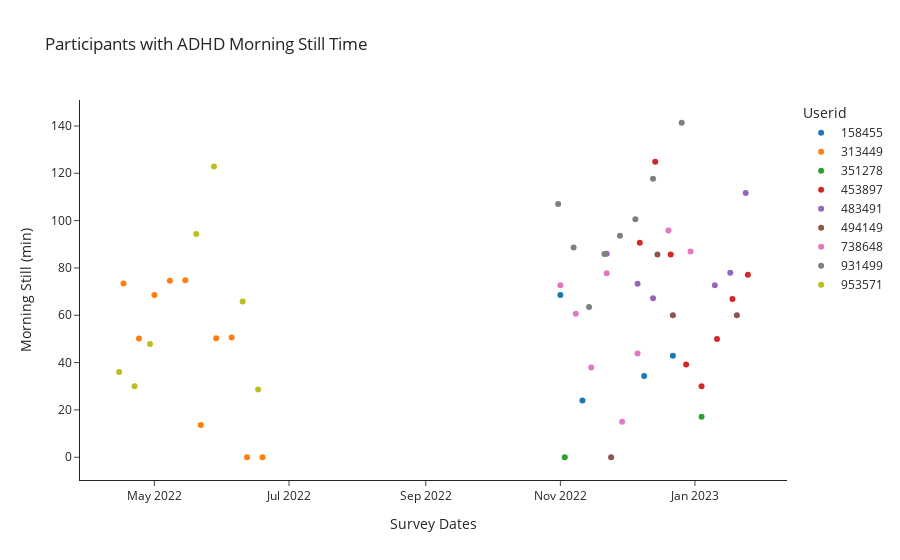

The notebook cell saved with this chart:
### Code cell
dfADHD['Userid'] = dfADHD['Userid'].astype('category')

#tilt the date on the x-axis!!!!

fig = px.scatter(dfADHD, 
                 x = 'Survey Dates',
                 y = 'Still Morning',
                 template = 'simple_white', 
                hover_name = 'Userid', 
                 color = 'Userid',
                 labels = {"Still Morning": "Morning Still (min)"},
                 title= "Participants with ADHD Morning Still Time")

fig.show()

# fig.update_xaxes(tickangle = 30)

# fig.show()

### Figure 1 — Plotly figure (JSON) as saved in the notebook; plotly's stock layout.template omitted (floating-point values rounded to 4 significant figures)
{"data": [{"hovertemplate": "<b>%{hovertext}</b><br><br>Userid=158455<br>Survey Dates=%{x}<br>Morning Still (min)=%{y}<extra></extra>", "hovertext": [158455, 158455, 158455, 158455], "legendgroup": "158455", "marker": {"color": "#1F77B4", "symbol": "circle"}, "mode": "markers", "name": "158455", "orientation": "v", "showlegend": true, "type": "scatter", "x": ["2022-11-01", "2022-11-11", "2022-12-09", "2022-12-22"], "xaxis": "x", "y": [68.57, 24, 34.29, 42.86], "yaxis": "y"}, {"hovertemplate": "<b>%{hovertext}</b><br><br>Userid=313449<br>Survey Dates=%{x}<br>Morning Still (min)=%{y}<extra></extra>", "hovertext": [313449, 313449, 313449, 313449, 313449, 313449, 313449, 313449, 313449, 313449], "legendgroup": "313449", "marker": {"color": "#FF7F0E", "symbol": "circle"}, "mode": "markers", "name": "313449", "orientation": "v", "showlegend": true, "type": "scatter", "x": ["2022-04-17", "2022-04-24", "2022-05-01", "2022-05-08", "2022-05-15", "2022-05-22", "2022-05-29", "2022-06-05", "2022-06-12", "2022-06-19"], "xaxis": "x", "y": [73.47, 50.19, 68.57, 74.62, 74.8, 13.58, 50.32, 50.58, 0, 0], "yaxis": "y"}, {"hovertemplate": "<b>%{hovertext}</b><br><br>Userid=351278<br>Survey Dates=%{x}<br>Morning Still (min)=%{y}<extra></extra>", "hovertext": [351278, 351278], "legendgroup": "351278", "marker": {"color": "#2CA02C", "symbol": "circle"}, "mode": "markers", "name": "351278", "orientation": "v", "showlegend": true, "type": "scatter", "x": ["2022-11-03", "2023-01-04"], "xaxis": "x", "y": [0, 17.14], "yaxis": "y"}, {"hovertemplate": "<b>%{hovertext}</b><br><br>Userid=453897<br>Survey Dates=%{x}<br>Morning Still (min)=%{y}<extra></extra>", "hovertext": [453897, 453897, 453897, 453897, 453897, 453897, 453897, 453897], "legendgroup": "453897", "marker": {"color": "#D62728", "symbol": "circle"}, "mode": "markers", "name": "453897", "orientation": "v", "showlegend": true, "type": "scatter", "x": ["2022-12-07", "2022-12-14", "2022-12-21", "2022-12-28", "2023-01-04", "2023-01-11", "2023-01-18", "2023-01-25"], "xaxis": "x", "y": [90.62, 124.9, 85.71, 39.15, 30, 50, 66.86, 77.14], "yaxis": "y"}, {"hovertemplate": "<b>%{hovertext}</b><br><br>Userid=483491<br>Survey Dates=%{x}<br>Morning Still (min)=%{y}<extra></extra>", "hovertext": [483491, 483491, 483491, 483491, 483491, 483491], "legendgroup": "483491", "marker": {"color": "#9467BD", "symbol": "circle"}, "mode": "markers", "name": "483491", "orientation": "v", "showlegend": true, "type": "scatter", "x": ["2022-11-22", "2022-12-06", "2022-12-13", "2023-01-10", "2023-01-17", "2023-01-24"], "xaxis": "x", "y": [85.95, 73.28, 67.23, 72.72, 77.94, 111.6], "yaxis": "y"}, {"hovertemplate": "<b>%{hovertext}</b><br><br>Userid=494149<br>Survey Dates=%{x}<br>Morning Still (min)=%{y}<extra></extra>", "hovertext": [494149, 494149, 494149, 494149], "legendgroup": "494149", "marker": {"color": "#8C564B", "symbol": "circle"}, "mode": "markers", "name": "494149", "orientation": "v", "showlegend": true, "type": "scatter", "x": ["2022-11-24", "2022-12-15", "2022-12-22", "2023-01-20"], "xaxis": "x", "y": [0, 85.71, 60, 60], "yaxis": "y"}, {"hovertemplate": "<b>%{hovertext}</b><br><br>Userid=738648<br>Survey Dates=%{x}<br>Morning Still (min)=%{y}<extra></extra>", "hovertext": [738648, 738648, 738648, 738648, 738648, 738648, 738648, 738648], "legendgroup": "738648", "marker": {"color": "#E377C2", "symbol": "circle"}, "mode": "markers", "name": "738648", "orientation": "v", "showlegend": true, "type": "scatter", "x": ["2022-11-01", "2022-11-08", "2022-11-15", "2022-11-22", "2022-11-29", "2022-12-06", "2022-12-20", "2022-12-30"], "xaxis": "x", "y": [72.65, 60.68, 37.98, 77.72, 15, 43.89, 95.78, 86.94], "yaxis": "y"}, {"hovertemplate": "<b>%{hovertext}</b><br><br>Userid=931499<br>Survey Dates=%{x}<br>Morning Still (min)=%{y}<extra></extra>", "hovertext": [931499, 931499, 931499, 931499, 931499, 931499, 931499, 931499], "legendgroup": "931499", "marker": {"color": "#7F7F7F", "symbol": "circle"}, "mode": "markers", "name": "931499", "orientation": "v", "showlegend": true, "type": "scatter", "x": ["2022-10-31", "2022-11-07", "2022-11-14", "2022-11-21", "2022-11-28", "2022-12-05", "2022-12-13", "2022-12-26"], "xaxis": "x", "y": [107.0, 88.59, 63.46, 85.94, 93.61, 100.6, 117.7, 141.4], "yaxis": "y"}, {"hovertemplate": "<b>%{hovertext}</b><br><br>Userid=953571<br>Survey Dates=%{x}<br>Morning Still (min)=%{y}<extra></extra>", "hovertext": [953571, 953571, 953571, 953571, 953571, 953571, 953571], "legendgroup": "953571", "marker": {"color": "#BCBD22", "symbol": "circle"}, "mode": "markers", "name": "953571", "orientation": "v", "showlegend": true, "type": "scatter", "x": ["2022-04-15", "2022-04-22", "2022-04-29", "2022-05-20", "2022-05-28", "2022-06-10", "2022-06-17"], "xaxis": "x", "y": [36, 30, 47.91, 94.35, 122.9, 65.86, 28.61], "yaxis": "y"}], "layout": {"legend": {"title": {"text": "Userid"}, "tracegroupgap": 0}, "title": {"text": "Participants with ADHD Morning Still Time"}, "xaxis": {"anchor": "y", "domain": [0, 1], "title": {"text": "Survey Dates"}}, "yaxis": {"anchor": "x", "domain": [0, 1], "title": {"text": "Morning Still (min)"}}}}
